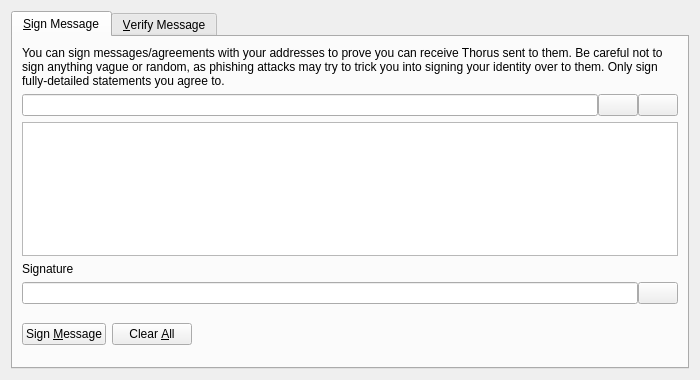
<?xml version="1.0" encoding="UTF-8"?>
<ui version="4.0">
 <class>SignVerifyMessageDialog</class>
 <widget class="QDialog" name="SignVerifyMessageDialog">
  <property name="geometry">
   <rect>
    <x>0</x>
    <y>0</y>
    <width>700</width>
    <height>380</height>
   </rect>
  </property>
  <property name="windowTitle">
   <string>Signatures - Sign / Verify a Message</string>
  </property>
  <property name="modal">
   <bool>true</bool>
  </property>
  <layout class="QVBoxLayout" name="verticalLayout">
   <item>
    <widget class="QTabWidget" name="tabWidget">
     <property name="currentIndex">
      <number>0</number>
     </property>
     <widget class="QWidget" name="tabSignMessage">
      <attribute name="title">
       <string>&amp;Sign Message</string>
      </attribute>
      <layout class="QVBoxLayout" name="verticalLayout_SM">
       <item>
        <widget class="QLabel" name="infoLabel_SM">
         <property name="text">
          <string>You can sign messages/agreements with your addresses to prove you can receive Thorus sent to them. Be careful not to sign anything vague or random, as phishing attacks may try to trick you into signing your identity over to them. Only sign fully-detailed statements you agree to.</string>
         </property>
         <property name="textFormat">
          <enum>Qt::PlainText</enum>
         </property>
         <property name="wordWrap">
          <bool>true</bool>
         </property>
        </widget>
       </item>
       <item>
        <layout class="QHBoxLayout" name="horizontalLayout_1_SM">
         <property name="spacing">
          <number>0</number>
         </property>
         <item>
          <widget class="QValidatedLineEdit" name="addressIn_SM">
           <property name="toolTip">
            <string>The Thorus address to sign the message with</string>
           </property>
          </widget>
         </item>
         <item>
          <widget class="QPushButton" name="addressBookButton_SM">
           <property name="toolTip">
            <string>Choose previously used address</string>
           </property>
           <property name="text">
            <string/>
           </property>
           <property name="shortcut">
            <string>Alt+A</string>
           </property>
           <property name="autoDefault">
            <bool>false</bool>
           </property>
          </widget>
         </item>
         <item>
          <widget class="QPushButton" name="pasteButton_SM">
           <property name="toolTip">
            <string>Paste address from clipboard</string>
           </property>
           <property name="text">
            <string/>
           </property>
           <property name="shortcut">
            <string>Alt+P</string>
           </property>
           <property name="autoDefault">
            <bool>false</bool>
           </property>
          </widget>
         </item>
        </layout>
       </item>
       <item>
        <widget class="QPlainTextEdit" name="messageIn_SM">
         <property name="toolTip">
          <string>Enter the message you want to sign here</string>
         </property>
        </widget>
       </item>
       <item>
        <widget class="QLabel" name="signatureLabel_SM">
         <property name="text">
          <string>Signature</string>
         </property>
         <property name="textFormat">
          <enum>Qt::PlainText</enum>
         </property>
        </widget>
       </item>
       <item>
        <layout class="QHBoxLayout" name="horizontalLayout_2_SM">
         <property name="spacing">
          <number>0</number>
         </property>
         <item>
          <widget class="QLineEdit" name="signatureOut_SM">
           <property name="font">
            <font>
             <italic>true</italic>
            </font>
           </property>
           <property name="readOnly">
            <bool>true</bool>
           </property>
          </widget>
         </item>
         <item>
          <widget class="QPushButton" name="copySignatureButton_SM">
           <property name="toolTip">
            <string>Copy the current signature to the system clipboard</string>
           </property>
           <property name="text">
            <string/>
           </property>
           <property name="autoDefault">
            <bool>false</bool>
           </property>
          </widget>
         </item>
        </layout>
       </item>
       <item>
        <layout class="QHBoxLayout" name="horizontalLayout_3_SM">
         <item>
          <widget class="QPushButton" name="signMessageButton_SM">
           <property name="toolTip">
            <string>Sign the message to prove you own this Thorus address</string>
           </property>
           <property name="text">
            <string>Sign &amp;Message</string>
           </property>
           <property name="autoDefault">
            <bool>false</bool>
           </property>
          </widget>
         </item>
         <item>
          <widget class="QPushButton" name="clearButton_SM">
           <property name="toolTip">
            <string>Reset all sign message fields</string>
           </property>
           <property name="text">
            <string>Clear &amp;All</string>
           </property>
           <property name="autoDefault">
            <bool>false</bool>
           </property>
          </widget>
         </item>
         <item>
          <spacer name="horizontalSpacer_1_SM">
           <property name="orientation">
            <enum>Qt::Horizontal</enum>
           </property>
           <property name="sizeHint" stdset="0">
            <size>
             <width>40</width>
             <height>48</height>
            </size>
           </property>
          </spacer>
         </item>
         <item>
          <widget class="QLabel" name="statusLabel_SM">
           <property name="font">
            <font>
             <weight>75</weight>
             <bold>true</bold>
            </font>
           </property>
           <property name="text">
            <string/>
           </property>
           <property name="wordWrap">
            <bool>true</bool>
           </property>
          </widget>
         </item>
         <item>
          <spacer name="horizontalSpacer_2_SM">
           <property name="orientation">
            <enum>Qt::Horizontal</enum>
           </property>
           <property name="sizeHint" stdset="0">
            <size>
             <width>40</width>
             <height>48</height>
            </size>
           </property>
          </spacer>
         </item>
        </layout>
       </item>
      </layout>
     </widget>
     <widget class="QWidget" name="tabVerifyMessage">
      <attribute name="title">
       <string>&amp;Verify Message</string>
      </attribute>
      <layout class="QVBoxLayout" name="verticalLayout_VM">
       <item>
        <widget class="QLabel" name="infoLabel_VM">
         <property name="text">
          <string>Enter the receiver's address, message (ensure you copy line breaks, spaces, tabs, etc. exactly) and signature below to verify the message. Be careful not to read more into the signature than what is in the signed message itself, to avoid being tricked by a man-in-the-middle attack. Note that this only proves the signing party receives with the address, it cannot prove sendership of any transaction!</string>
         </property>
         <property name="textFormat">
          <enum>Qt::PlainText</enum>
         </property>
         <property name="alignment">
          <set>Qt::AlignLeading|Qt::AlignLeft|Qt::AlignTop</set>
         </property>
         <property name="wordWrap">
          <bool>true</bool>
         </property>
        </widget>
       </item>
       <item>
        <layout class="QHBoxLayout" name="horizontalLayout_1_VM">
         <property name="spacing">
          <number>0</number>
         </property>
         <item>
          <widget class="QValidatedLineEdit" name="addressIn_VM">
           <property name="toolTip">
            <string>The Thorus address the message was signed with</string>
           </property>
          </widget>
         </item>
         <item>
          <widget class="QPushButton" name="addressBookButton_VM">
           <property name="toolTip">
            <string>Choose previously used address</string>
           </property>
           <property name="text">
            <string/>
           </property>
           <property name="shortcut">
            <string>Alt+A</string>
           </property>
           <property name="autoDefault">
            <bool>false</bool>
           </property>
          </widget>
         </item>
        </layout>
       </item>
       <item>
        <widget class="QPlainTextEdit" name="messageIn_VM"/>
       </item>
       <item>
        <widget class="QValidatedLineEdit" name="signatureIn_VM"/>
       </item>
       <item>
        <layout class="QHBoxLayout" name="horizontalLayout_2_VM">
         <item>
          <widget class="QPushButton" name="verifyMessageButton_VM">
           <property name="toolTip">
            <string>Verify the message to ensure it was signed with the specified Thorus address</string>
           </property>
           <property name="text">
            <string>Verify &amp;Message</string>
           </property>
           <property name="autoDefault">
            <bool>false</bool>
           </property>
          </widget>
         </item>
         <item>
          <widget class="QPushButton" name="clearButton_VM">
           <property name="toolTip">
            <string>Reset all verify message fields</string>
           </property>
           <property name="text">
            <string>Clear &amp;All</string>
           </property>
           <property name="autoDefault">
            <bool>false</bool>
           </property>
          </widget>
         </item>
         <item>
          <spacer name="horizontalSpacer_1_VM">
           <property name="orientation">
            <enum>Qt::Horizontal</enum>
           </property>
           <property name="sizeHint" stdset="0">
            <size>
             <width>40</width>
             <height>48</height>
            </size>
           </property>
          </spacer>
         </item>
         <item>
          <widget class="QLabel" name="statusLabel_VM">
           <property name="font">
            <font>
             <weight>75</weight>
             <bold>true</bold>
            </font>
           </property>
           <property name="text">
            <string/>
           </property>
           <property name="wordWrap">
            <bool>true</bool>
           </property>
          </widget>
         </item>
         <item>
          <spacer name="horizontalSpacer_2_VM">
           <property name="orientation">
            <enum>Qt::Horizontal</enum>
           </property>
           <property name="sizeHint" stdset="0">
            <size>
             <width>40</width>
             <height>48</height>
            </size>
           </property>
          </spacer>
         </item>
        </layout>
       </item>
      </layout>
     </widget>
    </widget>
   </item>
  </layout>
 </widget>
 <customwidgets>
  <customwidget>
   <class>QValidatedLineEdit</class>
   <extends>QLineEdit</extends>
   <header>qvalidatedlineedit.h</header>
  </customwidget>
 </customwidgets>
 <resources>
  <include location="../thorus.qrc"/>
 </resources>
 <connections/>
</ui>
